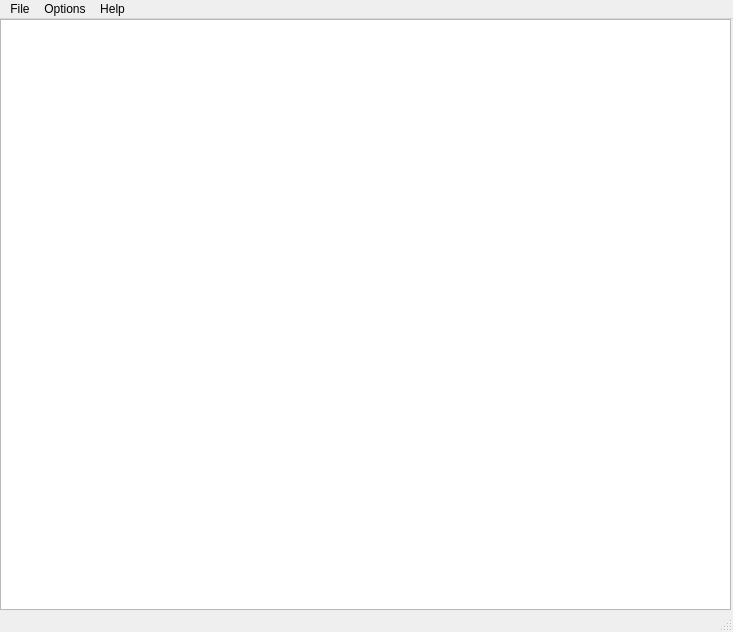
<?xml version="1.0" encoding="UTF-8"?>
<ui version="4.0">
 <class>MainWindow</class>
 <widget class="QMainWindow" name="MainWindow">
  <property name="geometry">
   <rect>
    <x>0</x>
    <y>0</y>
    <width>733</width>
    <height>632</height>
   </rect>
  </property>
  <property name="windowTitle">
   <string>MainWindow</string>
  </property>
  <widget class="QWidget" name="centralwidget">
   <widget class="QPlainTextEdit" name="plainTextEdit">
    <property name="geometry">
     <rect>
      <x>0</x>
      <y>0</y>
      <width>731</width>
      <height>591</height>
     </rect>
    </property>
    <property name="font">
     <font>
      <family>Arial</family>
      <pointsize>12</pointsize>
     </font>
    </property>
   </widget>
  </widget>
  <widget class="QMenuBar" name="menubar">
   <property name="geometry">
    <rect>
     <x>0</x>
     <y>0</y>
     <width>733</width>
     <height>21</height>
    </rect>
   </property>
   <widget class="QMenu" name="menuFile">
    <property name="title">
     <string>File</string>
    </property>
    <addaction name="actionOpen"/>
    <addaction name="actionSave"/>
    <addaction name="actionExit"/>
   </widget>
   <widget class="QMenu" name="menuOptions">
    <property name="title">
     <string>Options</string>
    </property>
    <widget class="QMenu" name="menuFont_Size">
     <property name="title">
      <string>Font Size</string>
     </property>
     <addaction name="action12pt"/>
     <addaction name="action18pt"/>
     <addaction name="action24pt"/>
    </widget>
    <addaction name="menuFont_Size"/>
   </widget>
   <widget class="QMenu" name="menuHelp">
    <property name="title">
     <string>Help</string>
    </property>
    <addaction name="actionAbout"/>
   </widget>
   <addaction name="menuFile"/>
   <addaction name="menuOptions"/>
   <addaction name="menuHelp"/>
  </widget>
  <widget class="QStatusBar" name="statusbar"/>
  <action name="actionOpen">
   <property name="text">
    <string>Open</string>
   </property>
  </action>
  <action name="actionSave">
   <property name="text">
    <string>Save</string>
   </property>
  </action>
  <action name="actionExit">
   <property name="text">
    <string>Exit</string>
   </property>
  </action>
  <action name="action12pt">
   <property name="text">
    <string>12pt</string>
   </property>
  </action>
  <action name="action18pt">
   <property name="text">
    <string>18pt</string>
   </property>
  </action>
  <action name="action24pt">
   <property name="text">
    <string>24pt</string>
   </property>
  </action>
  <action name="actionAbout">
   <property name="text">
    <string>About Notepad</string>
   </property>
  </action>
 </widget>
 <resources/>
 <connections/>
</ui>
